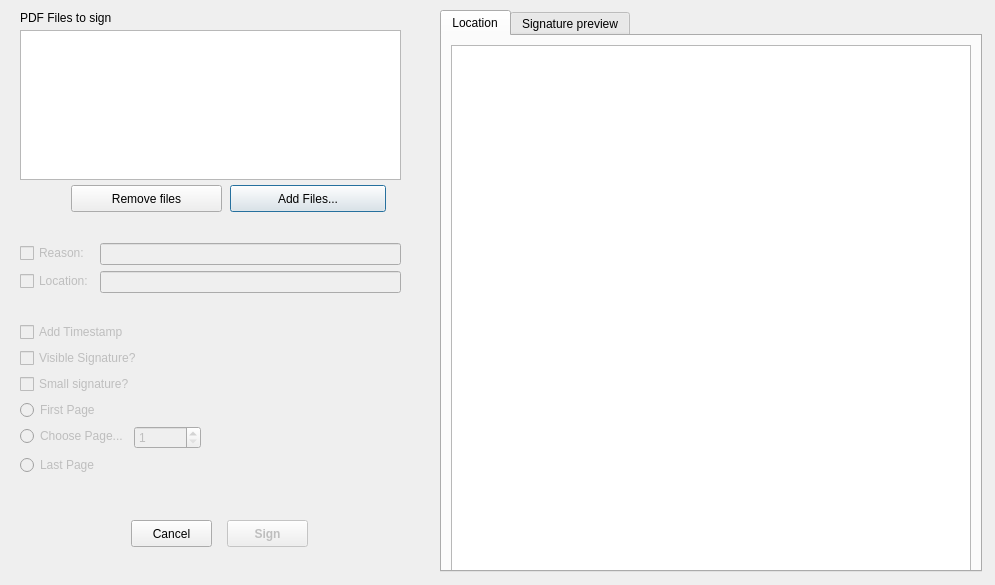
<?xml version="1.0" encoding="UTF-8"?>
<ui version="4.0">
 <class>PDFSignWindow</class>
 <widget class="QDialog" name="PDFSignWindow">
  <property name="geometry">
   <rect>
    <x>0</x>
    <y>0</y>
    <width>995</width>
    <height>585</height>
   </rect>
  </property>
  <property name="sizePolicy">
   <sizepolicy hsizetype="Fixed" vsizetype="Fixed">
    <horstretch>0</horstretch>
    <verstretch>0</verstretch>
   </sizepolicy>
  </property>
  <property name="windowTitle">
   <string>PDF Signature</string>
  </property>
  <widget class="QWidget" name="centralwidget" native="true">
   <property name="geometry">
    <rect>
     <x>10</x>
     <y>0</y>
     <width>911</width>
     <height>585</height>
    </rect>
   </property>
   <property name="sizePolicy">
    <sizepolicy hsizetype="Preferred" vsizetype="MinimumExpanding">
     <horstretch>0</horstretch>
     <verstretch>0</verstretch>
    </sizepolicy>
   </property>
   <widget class="QPushButton" name="button_addfile">
    <property name="geometry">
     <rect>
      <x>220</x>
      <y>185</y>
      <width>156</width>
      <height>27</height>
     </rect>
    </property>
    <property name="sizePolicy">
     <sizepolicy hsizetype="MinimumExpanding" vsizetype="Fixed">
      <horstretch>0</horstretch>
      <verstretch>0</verstretch>
     </sizepolicy>
    </property>
    <property name="text">
     <string>Add Files...</string>
    </property>
   </widget>
   <widget class="MyListView" name="pdf_listview">
    <property name="geometry">
     <rect>
      <x>10</x>
      <y>30</y>
      <width>381</width>
      <height>150</height>
     </rect>
    </property>
   </widget>
   <widget class="QLabel" name="label_3">
    <property name="geometry">
     <rect>
      <x>10</x>
      <y>10</y>
      <width>341</width>
      <height>16</height>
     </rect>
    </property>
    <property name="text">
     <string>PDF Files to sign</string>
    </property>
   </widget>
   <widget class="QWidget" name="layoutWidget">
    <property name="geometry">
     <rect>
      <x>10</x>
      <y>220</y>
      <width>381</width>
      <height>255</height>
     </rect>
    </property>
    <layout class="QVBoxLayout" name="vertical_top">
     <item>
      <layout class="QFormLayout" name="formLayout">
       <property name="fieldGrowthPolicy">
        <enum>QFormLayout::ExpandingFieldsGrow</enum>
       </property>
       <property name="labelAlignment">
        <set>Qt::AlignLeading|Qt::AlignLeft|Qt::AlignVCenter</set>
       </property>
       <property name="formAlignment">
        <set>Qt::AlignLeading|Qt::AlignLeft|Qt::AlignVCenter</set>
       </property>
       <item row="0" column="0">
        <widget class="QCheckBox" name="checkBox_reason">
         <property name="enabled">
          <bool>false</bool>
         </property>
         <property name="text">
          <string>Reason:</string>
         </property>
        </widget>
       </item>
       <item row="0" column="1">
        <widget class="QLineEdit" name="reason_textbox">
         <property name="enabled">
          <bool>false</bool>
         </property>
        </widget>
       </item>
       <item row="1" column="0">
        <widget class="QCheckBox" name="checkBox_location">
         <property name="enabled">
          <bool>false</bool>
         </property>
         <property name="text">
          <string>Location:</string>
         </property>
        </widget>
       </item>
       <item row="1" column="1">
        <widget class="QLineEdit" name="location_textbox">
         <property name="enabled">
          <bool>false</bool>
         </property>
        </widget>
       </item>
      </layout>
     </item>
     <item>
      <layout class="QVBoxLayout" name="verticalLayout_2">
       <item>
        <widget class="QCheckBox" name="timestamp_checkBox">
         <property name="enabled">
          <bool>false</bool>
         </property>
         <property name="text">
          <string>Add Timestamp</string>
         </property>
        </widget>
       </item>
       <item>
        <widget class="QCheckBox" name="visible_checkBox">
         <property name="enabled">
          <bool>false</bool>
         </property>
         <property name="text">
          <string>Visible Signature?</string>
         </property>
        </widget>
       </item>
       <item>
        <widget class="QCheckBox" name="smallsig_checkBox">
         <property name="enabled">
          <bool>false</bool>
         </property>
         <property name="text">
          <string>Small signature?</string>
         </property>
        </widget>
       </item>
       <item>
        <widget class="QRadioButton" name="radioButton_firstpage">
         <property name="enabled">
          <bool>false</bool>
         </property>
         <property name="text">
          <string>First Page</string>
         </property>
        </widget>
       </item>
       <item>
        <layout class="QFormLayout" name="formLayout_3">
         <property name="fieldGrowthPolicy">
          <enum>QFormLayout::ExpandingFieldsGrow</enum>
         </property>
         <property name="labelAlignment">
          <set>Qt::AlignLeading|Qt::AlignLeft|Qt::AlignVCenter</set>
         </property>
         <property name="formAlignment">
          <set>Qt::AlignLeading|Qt::AlignLeft|Qt::AlignVCenter</set>
         </property>
         <item row="0" column="0">
          <widget class="QRadioButton" name="radioButton_choosepage">
           <property name="enabled">
            <bool>false</bool>
           </property>
           <property name="sizePolicy">
            <sizepolicy hsizetype="Maximum" vsizetype="Maximum">
             <horstretch>0</horstretch>
             <verstretch>0</verstretch>
            </sizepolicy>
           </property>
           <property name="text">
            <string>Choose Page...</string>
           </property>
          </widget>
         </item>
         <item row="0" column="1">
          <widget class="QSpinBox" name="spinBox_page">
           <property name="enabled">
            <bool>false</bool>
           </property>
           <property name="sizePolicy">
            <sizepolicy hsizetype="Maximum" vsizetype="Maximum">
             <horstretch>0</horstretch>
             <verstretch>0</verstretch>
            </sizepolicy>
           </property>
           <property name="minimum">
            <number>1</number>
           </property>
           <property name="maximum">
            <number>999999</number>
           </property>
          </widget>
         </item>
        </layout>
       </item>
       <item>
        <widget class="QRadioButton" name="radioButton_lastpage">
         <property name="enabled">
          <bool>false</bool>
         </property>
         <property name="text">
          <string>Last Page</string>
         </property>
        </widget>
       </item>
      </layout>
     </item>
    </layout>
   </widget>
   <widget class="QPushButton" name="button_sign">
    <property name="enabled">
     <bool>false</bool>
    </property>
    <property name="geometry">
     <rect>
      <x>217</x>
      <y>520</y>
      <width>81</width>
      <height>27</height>
     </rect>
    </property>
    <property name="styleSheet">
     <string notr="true">font: bold;</string>
    </property>
    <property name="text">
     <string>Sign</string>
    </property>
   </widget>
   <widget class="QPushButton" name="button_cancel">
    <property name="geometry">
     <rect>
      <x>121</x>
      <y>520</y>
      <width>81</width>
      <height>27</height>
     </rect>
    </property>
    <property name="text">
     <string>Cancel</string>
    </property>
   </widget>
   <widget class="QPushButton" name="button_clearFiles">
    <property name="geometry">
     <rect>
      <x>61</x>
      <y>185</y>
      <width>151</width>
      <height>27</height>
     </rect>
    </property>
    <property name="text">
     <string>Remove files</string>
    </property>
   </widget>
  </widget>
  <widget class="QWidget" name="verticalLayoutWidget">
   <property name="geometry">
    <rect>
     <x>440</x>
     <y>10</y>
     <width>524</width>
     <height>562</height>
    </rect>
   </property>
   <layout class="QVBoxLayout" name="vertical_layout_tab1">
    <property name="sizeConstraint">
     <enum>QLayout::SetMinimumSize</enum>
    </property>
    <item>
     <widget class="QTabWidget" name="tabWidget">
      <property name="sizePolicy">
       <sizepolicy hsizetype="Expanding" vsizetype="Minimum">
        <horstretch>0</horstretch>
        <verstretch>0</verstretch>
       </sizepolicy>
      </property>
      <property name="minimumSize">
       <size>
        <width>0</width>
        <height>560</height>
       </size>
      </property>
      <property name="currentIndex">
       <number>0</number>
      </property>
      <widget class="QWidget" name="tab_2">
       <attribute name="title">
        <string>Location</string>
       </attribute>
       <layout class="QVBoxLayout" name="verticalLayout1">
        <item>
         <layout class="QHBoxLayout" name="horizontalLayout_tab1">
          <item>
         <widget class="QGraphicsView" name="scene_view">
          <property name="sizePolicy">
           <sizepolicy hsizetype="Minimum" vsizetype="Minimum">
            <horstretch>0</horstretch>
            <verstretch>0</verstretch>
           </sizepolicy>
          </property>
          <property name="minimumSize">
           <size>
            <width>520</width>
            <height>530</height>
           </size>
          </property>
         </widget>
        </item>
         </layout>
        </item>
        
       </layout>
      </widget>
      <widget class="QWidget" name="tab3">
       <attribute name="title">
        <string>Signature preview</string>
       </attribute>
       <widget class="QWidget" name="verticalLayoutWidget_3">
        <property name="geometry">
         <rect>
          <x>10</x>
          <y>10</y>
          <width>535</width>
          <height>321</height>
         </rect>
        </property>
        <layout class="QVBoxLayout" name="verticalLayout_4">
         <item>
          <widget class="QLabel" name="label_signature_preview">
           <property name="sizePolicy">
            <sizepolicy hsizetype="Preferred" vsizetype="Preferred">
             <horstretch>0</horstretch>
             <verstretch>0</verstretch>
            </sizepolicy>
           </property>
           <property name="text">
            <string>Preview of the signature image</string>
           </property>
           <property name="alignment">
            <set>Qt::AlignLeading</set>
           </property>
          </widget>
         </item>
         <item>
          <layout class="QHBoxLayout" name="horizontalLayout">
           <item>
            <widget class="QPushButton" name="pushButton_imgChooser">
             <property name="enabled">
              <bool>false</bool>
             </property>
             <property name="sizePolicy">
              <sizepolicy hsizetype="Fixed" vsizetype="Fixed">
               <horstretch>0</horstretch>
               <verstretch>0</verstretch>
              </sizepolicy>
             </property>
             <property name="text">
              <string>Choose custom image</string>
             </property>
            </widget>
           </item>
           <item>
            <layout class="QHBoxLayout" name="horizontalLayout_2">
             <item>
              <widget class="QLabel" name="label">
               <property name="text">
                <string>Maximum image dimension: 185x41 px</string>
               </property>
              </widget>
             </item>
            </layout>
           </item>
          </layout>
         </item>
         <item>
          <widget class="QPushButton" name="pushButton_resetImage">
           <property name="enabled">
            <bool>false</bool>
           </property>
           <property name="sizePolicy">
            <sizepolicy hsizetype="Fixed" vsizetype="Fixed">
             <horstretch>0</horstretch>
             <verstretch>0</verstretch>
            </sizepolicy>
           </property>
           <property name="text">
            <string>Reset image</string>
           </property>
          </widget>
         </item>
        </layout>
       </widget>
      </widget>
     </widget>
    </item>
   </layout>
  </widget>
 </widget>
 <customwidgets>
  <customwidget>
   <class>MyListView</class>
   <extends>QListView</extends>
   <header>mylistview.h</header>
  </customwidget>
 </customwidgets>
 <resources/>
 <connections/>
</ui>
